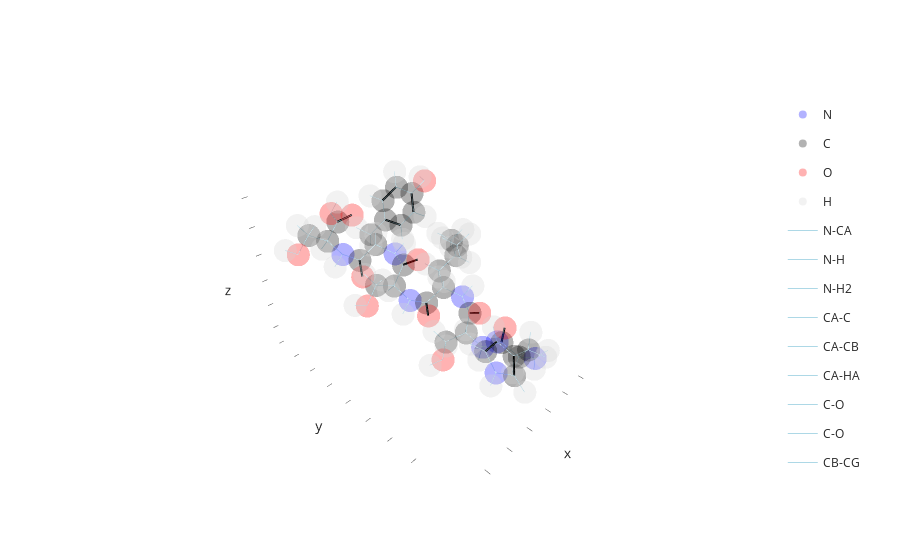

The notebook cell saved with this chart:
### Code cell
angle = angles[np.argmin(evals)]
s = structure.copy()
s.rotate_descendants(32, 33, angle, angle_is_degrees=False)
v = s.draw()
v.draw_edges(*structure.bonds, color="lightblue")
v.show()
